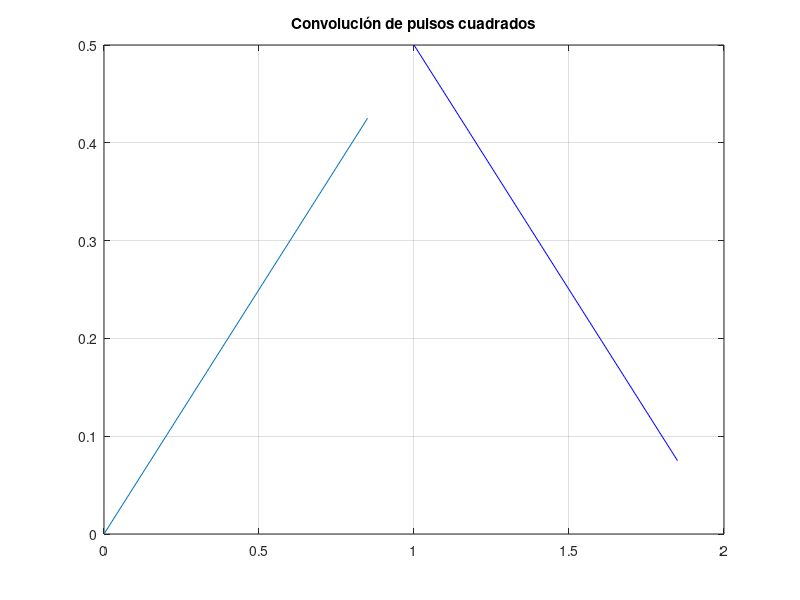

Write the MATLAB code that produced this figure.
%{
** ######################################################################################################
**      Archivo: 02 - 02 - PulsosRect1.m
**      SO: Windows 11
**      Herramienta: Visual Studio Code
**                   MATLAB R2023a
**
**      Notas:
**          En esta parte de la practica se realizara la convolución entre dos pulsos rectangulares sin
**          utilizar la funcion pre establecida por matlab llamada "conv".
** ######################################################################################################
%}

clear all
clf                                     % Elimina las figuras
clc

% MAIN PROGRAM
dt = .17;
T1 = 0 : dt : 1;
y1 = (1 / 2) * T1;
T2 = 1 : dt : 2;
y2 = 1 - (1 / 2) * T2;

plot(T1, y1, T2, y2, 'b')
grid on
title('Convolución de pulsos cuadrados')